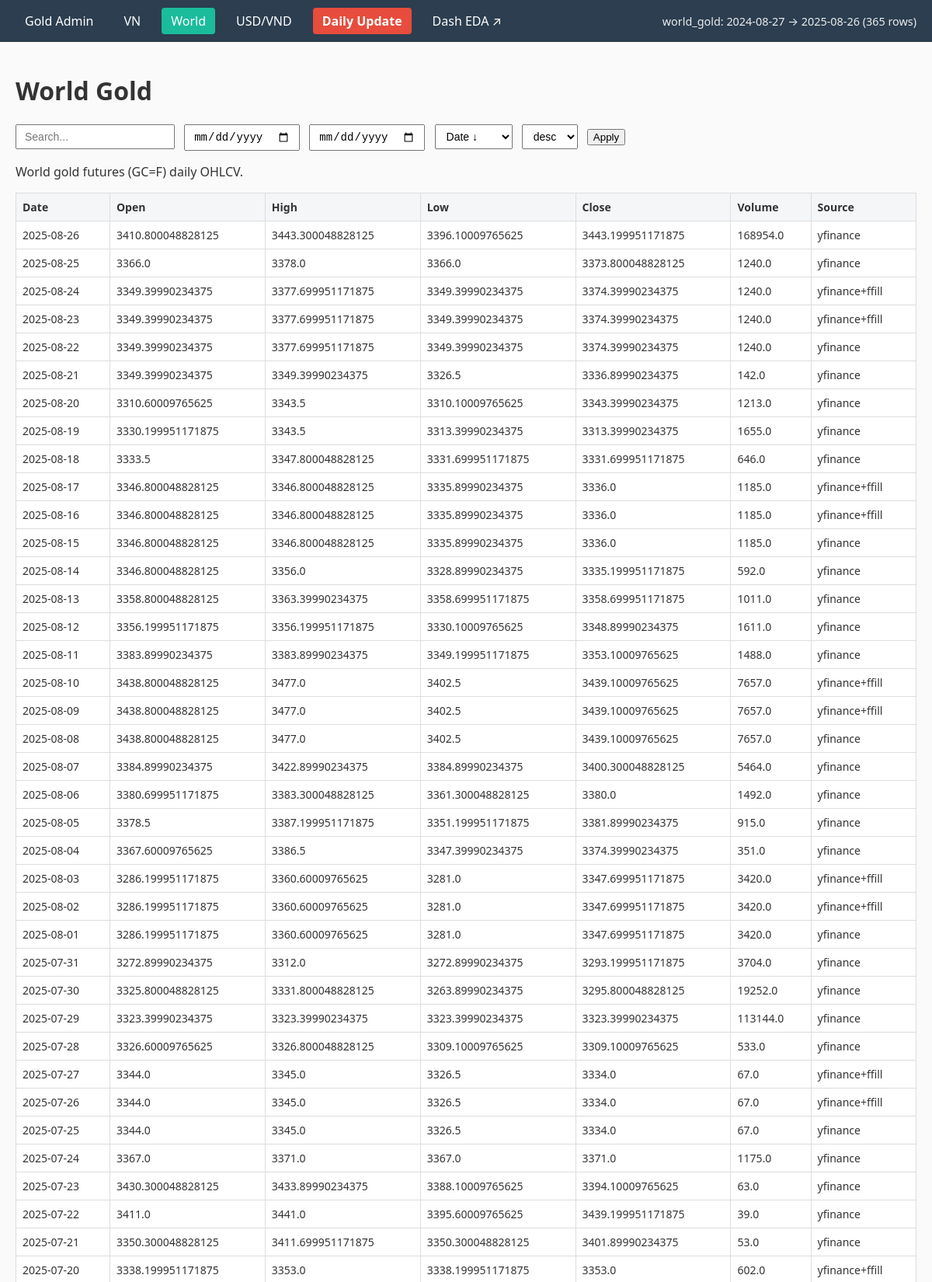
/admin/world (upper part), run on the app's committed database.
### tables this page shows
CREATE TABLE world_gold(
        date   TEXT PRIMARY KEY,   -- YYYY-MM-DD
        open   REAL,
        high   REAL,
        low    REAL,
        close  REAL,
        volume REAL,
        source TEXT
    );

### backend/routes/admin.py (the view)
@admin_bp.get("/world", endpoint="admin_world")
def admin_world():
    page = _page_arg()
    sort_col, sort_dir = _sort_args(default_col="date", default_dir="desc")
    q = (request.args.get("search") or "").strip()
    min_d, max_d, total_rows_all = get_min_max_rows("world_gold", "date")
    where = []
    params: list[Any] = []
    if q:
        where.append("(source LIKE ?)")
        params.append(f"%{_like(q)}%")
    where_sql = ("WHERE " + " AND ".join(where)) if where else ""
    count_sql = f"SELECT COUNT(*) FROM world_gold {where_sql}"
    total_rows = int(query(count_sql, tuple(params))[0][0])
    total_pages = max(1, ceil(total_rows / PAGE_SIZE))
    page = min(page, total_pages)
    offset = (page - 1) * PAGE_SIZE
    sortable = {"date", "open", "high", "low", "close", "volume", "source"}
    if sort_col not in sortable:
        sort_col = "date"
    order_sql = f"ORDER BY {sort_col} {sort_dir}"
    sql = f"""
        SELECT date, open, high, low, close, volume, source
        FROM world_gold
        {where_sql}
        {order_sql}
        LIMIT ? OFFSET ?
    """
    data_rows = query(sql, tuple(params + [PAGE_SIZE, offset]))
    columns = ["date", "open", "high", "low", "close", "volume", "source"]
    rows = _rows_to_dicts(columns, data_rows)
    headers = [
        ("date_desc", "Date ↓"), ("date_asc", "Date ↑"),
        ("open_desc", "Open ↓"), ("open_asc", "Open ↑"),
        ("high_desc", "High ↓"), ("high_asc", "High ↑"),
        ("low_desc", "Low ↓"), ("low_asc", "Low ↑"),
        ("close_desc", "Close ↓"), ("close_asc", "Close ↑"),
        ("volume_desc", "Volume ↓"), ("volume_asc", "Volume ↑"),
        ("source_asc", "Source ↑"), ("source_desc", "Source ↓"),
    ]
    sort_key = request.args.get("sort") or f"{sort_col}_{sort_dir}"
    if "_" in sort_key:
        col, dir_ = sort_key.rsplit("_", 1)
        sort_col, sort_dir = col, ("desc" if dir_ == "desc" else "asc")
    return render_template(
        "admin_table.html",
        title="World Gold",
        nav="world",
        rows=rows,
        page=page,
        total_pages=total_pages,
        page_size=PAGE_SIZE,
        total_rows=total_rows,
        brands=None,
        selected_brand="",
        date_from="",
        date_to="",
        search=q,
        headers=headers,
        sort=sort_key,
        order=("desc" if sort_key.endswith("desc") else "asc"),
        data_range={"table": "world_gold", "min_date": min_d, "max_date": max_d, "total_rows": total_rows_all},
        table="world_gold",
        columns=[("date", "Date"), ("open", "Open"), ("high", "High"), ("low", "Low"), ("close", "Close"), ("volume", "Volume"), ("source", "Source")],
        help_text="World gold futures (GC=F) daily OHLCV.",
    )

### backend/db.py (called while the page is built)
def _connect() -> sqlite3.Connection:
    conn = sqlite3.connect(DB_PATH)
    conn.row_factory = sqlite3.Row  # <-- KEY: rows behave like dicts
    return conn

def query(sql: str, params: Iterable[Any] | Mapping[str, Any] | None = None) -> List[sqlite3.Row]:
    with _connect() as conn:
        cur = conn.execute(sql, params or {})
        return cur.fetchall()

def get_min_max_rows(table: str, date_col: str = "date") -> tuple[str | None, str | None, int]:
    sql = f"SELECT MIN({date_col}) AS min_d, MAX({date_col}) AS max_d, COUNT(*) AS n FROM {table}"
    rows = query(sql)
    if not rows:
        return None, None, 0
    r = rows[0]
    return (r["min_d"], r["max_d"], int(r["n"] or 0))

### backend/routes/admin.py (called while the page is built)
def _page_arg(default: int = 1) -> int:
    try:
        p = int(request.args.get("page") or default)
        return max(1, p)
    except Exception:
        return default

def _sort_args(default_col: str, default_dir: str = "desc") -> tuple[str, str]:
    col = (request.args.get("sort") or default_col).strip()
    direction = (request.args.get("dir") or default_dir).lower()
    if direction not in ("asc", "desc"):
        direction = default_dir
    return col, direction

def _rows_to_dicts(columns: Sequence[str], rows: Iterable[Sequence[Any]]) -> list[dict[str, Any]]:
    out: list[dict[str, Any]] = []
    for r in rows:
        out.append({columns[i]: r[i] if i < len(r) else None for i in range(len(columns))})
    return out

### backend/templates/admin_table.html (shortened to what this page needs)
{% extends "base.html" %}
{% block content %}
<h1>{{ title }}</h1>
<form class="filters" method="get">
  <input type="text"
         name="search"
         placeholder="Search..."
         value="{{ search or request.args.get('search', '') }}"/>
  <input type="date" name="date_from" value="{{ date_from or '' }}"/>
  <input type="date" name="date_to"   value="{{ date_to or '' }}"/>
  <select name="sort" onchange="this.form.submit()">
    {% for key, label in headers %}
      <option value="{{ key }}" {{ 'selected' if sort == key else '' }}>{{ label }}</option>
    {% endfor %}
  </select>
  <select name="order" onchange="this.form.submit()">
    <option value="desc" {{ 'selected' if (order or '').lower() == 'desc' else '' }}>desc</option>
  </select>
  <button type="submit">Apply</button>
</form>
{% if help_text %}
  <p class="meta">{{ help_text }}</p>
{% endif %}
<table class="tbl">
  <thead>
    <tr>
      {% for key, label in columns %}
        <th>{{ label }}</th>
      {% endfor %}
    </tr>
  </thead>
  <tbody>
    {% if rows and rows|length %}
      {% for r in rows %}
        <tr>
          {% for key, label in columns %}
            <td>{{ r.get(key, '') }}</td>
          {% endfor %}
        </tr>
      {% endfor %}
    {% else %}
      <tr>
        <td colspan="{{ columns|length }}">No data</td>
      </tr>
    {% endif %}
  </tbody>
</table>
{% set prev = page - 1 %}
{% set next = page + 1 %}
{% endblock %}

### backend/static/css/main.css (style rules this page uses)
body { margin: 0; font-family: system-ui, -apple-system, "Segoe UI", Roboto, sans-serif; background: #fafafa; color: #333; }
form.filters { margin-bottom: 15px; }
form.filters input, form.filters select { margin-right: 8px; padding: 6px 10px; font-size: 14px; }
table.tbl { width: 100%; border-collapse: collapse; background: white; margin-bottom: 20px; }
table.tbl th, table.tbl td { border: 1px solid #ddd; padding: 8px; text-align: left; font-size: 14px; }
table.tbl th { background: #f4f6f8; }

### data on the page
world_gold: get "2025-08-26" "3410.800048828125" "3443.300048828125" "3396.10009765625" "3443.199951171875" "168954.0" "yfinance"
world_gold: get "2025-08-25" "3366.0" "3378.0" "3366.0" "3373.800048828125" "1240.0" "yfinance"
world_gold: get "2025-08-24" "3349.39990234375" "3377.699951171875" "3349.39990234375" "3374.39990234375" "1240.0" "yfinance+ffill"
world_gold: get "2025-08-23" "3349.39990234375" "3377.699951171875" "3349.39990234375" "3374.39990234375" "1240.0" "yfinance+ffill"
world_gold: get "2025-08-22" "3349.39990234375" "3377.699951171875" "3349.39990234375" "3374.39990234375" "1240.0" "yfinance"
world_gold: get "2025-08-21" "3349.39990234375" "3349.39990234375" "3326.5" "3336.89990234375" "142.0" "yfinance"
world_gold: get "2025-08-20" "3310.60009765625" "3343.5" "3310.10009765625" "3343.39990234375" "1213.0" "yfinance"
world_gold: get "2025-08-19" "3330.199951171875" "3343.5" "3313.39990234375" "3313.39990234375" "1655.0" "yfinance"
world_gold: get "2025-08-18" "3333.5" "3347.800048828125" "3331.699951171875" "3331.699951171875" "646.0" "yfinance"
world_gold: get "2025-08-17" "3346.800048828125" "3346.800048828125" "3335.89990234375" "3336.0" "1185.0" "yfinance+ffill"
world_gold: get "2025-08-16" "3346.800048828125" "3346.800048828125" "3335.89990234375" "3336.0" "1185.0" "yfinance+ffill"
world_gold: get "2025-08-15" "3346.800048828125" "3346.800048828125" "3335.89990234375" "3336.0" "1185.0" "yfinance"
world_gold: get "2025-08-14" "3346.800048828125" "3356.0" "3328.89990234375" "3335.199951171875" "592.0" "yfinance"
world_gold: get "2025-08-13" "3358.800048828125" "3363.39990234375" "3358.699951171875" "3358.699951171875" "1011.0" "yfinance"
world_gold: get "2025-08-12" "3356.199951171875" "3356.199951171875" "3330.10009765625" "3348.89990234375" "1611.0" "yfinance"
world_gold: get "2025-08-11" "3383.89990234375" "3383.89990234375" "3349.199951171875" "3353.10009765625" "1488.0" "yfinance"
world_gold: get "2025-08-10" "3438.800048828125" "3477.0" "3402.5" "3439.10009765625" "7657.0" "yfinance+ffill"
world_gold: get "2025-08-09" "3438.800048828125" "3477.0" "3402.5" "3439.10009765625" "7657.0" "yfinance+ffill"
world_gold: get "2025-08-08" "3438.800048828125" "3477.0" "3402.5" "3439.10009765625" "7657.0" "yfinance"
world_gold: get "2025-08-07" "3384.89990234375" "3422.89990234375" "3384.89990234375" "3400.300048828125" "5464.0" "yfinance"
world_gold: get "2025-08-06" "3380.699951171875" "3383.300048828125" "3361.300048828125" "3380.0" "1492.0" "yfinance"
world_gold: get "2025-08-05" "3378.5" "3387.199951171875" "3351.199951171875" "3381.89990234375" "915.0" "yfinance"
world_gold: get "2025-08-04" "3367.60009765625" "3386.5" "3347.39990234375" "3374.39990234375" "351.0" "yfinance"
world_gold: get "2025-08-03" "3286.199951171875" "3360.60009765625" "3281.0" "3347.699951171875" "3420.0" "yfinance+ffill"
world_gold: get "2025-08-02" "3286.199951171875" "3360.60009765625" "3281.0" "3347.699951171875" "3420.0" "yfinance+ffill"
world_gold: get "2025-08-01" "3286.199951171875" "3360.60009765625" "3281.0" "3347.699951171875" "3420.0" "yfinance"
world_gold: get "2025-07-31" "3272.89990234375" "3312.0" "3272.89990234375" "3293.199951171875" "3704.0" "yfinance"
world_gold: get "2025-07-30" "3325.800048828125" "3331.800048828125" "3263.89990234375" "3295.800048828125" "19252.0" "yfinance"
world_gold: get "2025-07-29" "3323.39990234375" "3323.39990234375" "3323.39990234375" "3323.39990234375" "113144.0" "yfinance"
world_gold: get "2025-07-28" "3326.60009765625" "3326.800048828125" "3309.10009765625" "3309.10009765625" "533.0" "yfinance"
world_gold: get "2025-07-27" "3344.0" "3345.0" "3326.5" "3334.0" "67.0" "yfinance+ffill"
world_gold: get "2025-07-26" "3344.0" "3345.0" "3326.5" "3334.0" "67.0" "yfinance+ffill"
world_gold: get "2025-07-25" "3344.0" "3345.0" "3326.5" "3334.0" "67.0" "yfinance"
world_gold: get "2025-07-24" "3367.0" "3371.0" "3367.0" "3371.0" "1175.0" "yfinance"
world_gold: get "2025-07-23" "3430.300048828125" "3433.89990234375" "3388.10009765625" "3394.10009765625" "63.0" "yfinance"
world_gold: get "2025-07-22" "3411.0" "3441.0" "3395.60009765625" "3439.199951171875" "39.0" "yfinance"
world_gold: get "2025-07-21" "3350.300048828125" "3411.699951171875" "3350.300048828125" "3401.89990234375" "53.0" "yfinance"
world_gold: get "2025-07-20" "3338.199951171875" "3353.0" "3338.199951171875" "3353.0" "602.0" "yfinance+ffill"

### other printed values
{{ data_range.table }} "world_gold"
{{ data_range.min_date }} "2024-08-27"
{{ data_range.max_date }} "2025-08-26"
{{ data_range.total_rows }} "365"
{{ title }} "World Gold"
{{ help_text }} "World gold futures (GC=F) daily OHLCV."
{{ label }} "Date" "Open" "High" "Low" "Close" "Volume" "Source"
form field sort "Date ↓"
